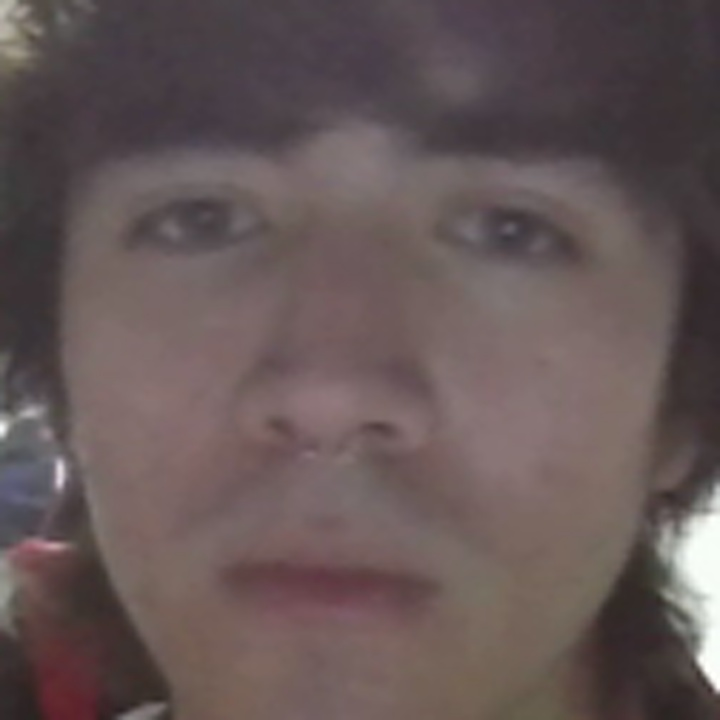
#> input picture PneumoVision AI/Reconocimientopy/PythonProject1/Data/Carlos/rostro_10.jpg, 720 x 720 px, given in place of the camera
$ python Base_data.py Carlos/rostro_10.jpg
#> lines starting #> are read from the running program, lines starting #| are printed output that depends on the picture
import os
import sys

import cv2
import imutils

# Carpeta donde vive este script (Data/). Ahí se guardan las fotos de cada persona.
DATA_PATH = os.path.dirname(os.path.abspath(__file__))

# Uso: python Base_data.py NombreDeLaPersona
personName = sys.argv[1] if len(sys.argv) > 1 else input('Nombre de la persona: ').strip()
personPath = os.path.join(DATA_PATH, personName)

if not os.path.exists(personPath):
    print('Carpeta creada:', personPath)
    os.makedirs(personPath)

cap = cv2.VideoCapture(0, cv2.CAP_DSHOW)
CASCADE_PATH = os.path.join(DATA_PATH, '..', 'haarcascade_frontalface_default.xml')
faceClassif = cv2.CascadeClassifier(CASCADE_PATH)
if faceClassif.empty():
    raise SystemExit(f'No se pudo cargar el clasificador: {CASCADE_PATH}')
count = 0

while True:
    ret, frame = cap.read()
#> frame is the input picture: shape (720, 720, 3); mean B, G, R 86.6, 86.7, 101.1
    if not ret:
        break
    frame = imutils.resize(frame, width=320)
#> frame: shape (320, 320, 3)
    gray = cv2.cvtColor(frame, cv2.COLOR_BGR2GRAY)
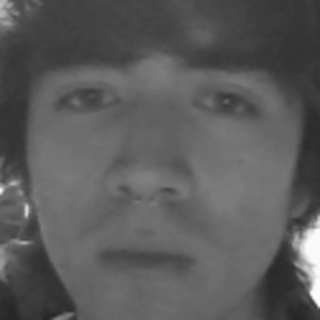
#> gray: shape (320, 320); min 37, max 255, mean 91
    auxFrame = frame.copy()

    faces = faceClassif.detectMultiScale(gray, 1.3, 5)
#> faces = ()
    for (x, y, w, h) in faces:
        cv2.rectangle(frame, (x, y), (x + w, y + h), (0, 255, 0), 2)
        rostro = auxFrame[y:y + h, x:x + w]
        rostro = cv2.resize(rostro, (720, 720), interpolation=cv2.INTER_CUBIC)
        cv2.imwrite(os.path.join(personPath, 'rostro_{}.jpg'.format(count)), rostro)
        count += 1
#> this loop made 0 passes
#> after the loop, count = 0
    cv2.imshow('frame', frame)

    # ESC para salir, o al llegar a 300 fotos
    if cv2.waitKey(1) == 27 or count >= 300:
#> (key Esc is pressed here)
        break

# Ahora sí se liberan la cámara y las ventanas (antes quedaban después de un break y nunca corrían)
cap.release()
cv2.destroyAllWindows()
print('Fotos guardadas:', count)
#| Fotos guardadas: 0
